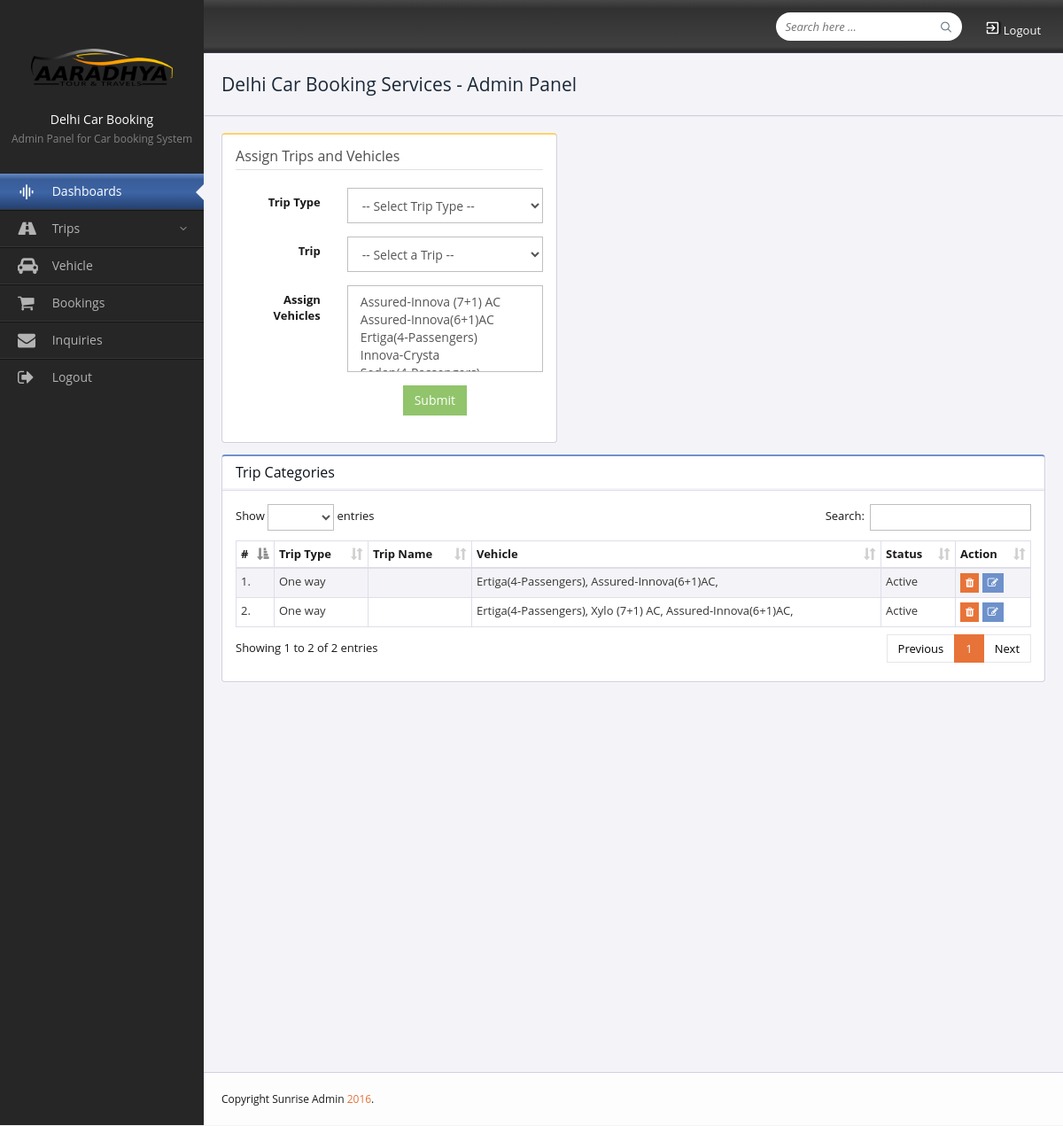
Screenshot of /delhicab-admin/catalog.php (signed in) with the database file from the repository.
### tables this page shows
CREATE TABLE `catalog` (
  `catalog_id` int(20) NOT NULL,
  `triptype_id` int(20) NOT NULL,
  `trip_id` int(20) NOT NULL,
  `vehicle_id` varchar(255) NOT NULL,
  `status` varchar(20) NOT NULL
);

CREATE TABLE `triptypes` (
  `triptype_id` int(10) NOT NULL,
  `triptype_name` varchar(50) NOT NULL
);

CREATE TABLE `vehicles` (
  `vehicle_id` int(20) NOT NULL,
  `vehicle_name` varchar(255) NOT NULL,
  `price_km` varchar(255) NOT NULL,
  `driver_charges` varchar(255) NOT NULL,
  `number_sittings` varchar(255) NOT NULL,
  `number_baggages` varchar(255) NOT NULL,
  `ac_type` varchar(255) NOT NULL,
  `other_info` varchar(255) NOT NULL,
  `vehicle_images` text NOT NULL,
  `status` varchar(255) NOT NULL
);

### delhicab-admin/catalog.php (the view, shortened to what this page needs)
<?php
 include('connection.php');
?>
<!DOCTYPE html>
<html lang="en">
<head>
    <link href="css/bootstrap.min.css" rel="stylesheet" media="screen">
    <link href="css/animate.css" rel="stylesheet" media="screen">
    <link href="css/main.css" rel="stylesheet" media="screen">
    <link rel="stylesheet" href="css/datepicker/daterangepicker-bs3.css">
    <link href="fonts/icomoon/icomoon.css" rel="stylesheet">
	<link rel="stylesheet" href="css/datatables/dataTables.bs.min.css">
    <link rel="stylesheet" href="css/datatables/autoFill.bs.min.css">
    <link rel="stylesheet" href="css/datatables/fixedHeader.bs.css">
   <link href="https://stackpath.bootstrapcdn.com/font-awesome/4.7.0/css/font-awesome.min.css" rel="stylesheet" media="screen">
</head>
<body class="blue">
    <?php include('navbar.php');?>
    <div class="dashboard-wrapper dashboard-wrapper-lg">
        <?php include('topbar.php');?>
        <div class="main-container">
            <div class="container-fluid">
                <div class="row gutter">
                    <div class="col-lg-5 col-md-5 col-sm-12 col-xs-12">
                        <div class="panel panel-yellow">
                            <div class="panel-body">
                                <form method="post" action="insertcatalog.php" class="form-horizontal">
                                    <fieldset>
                                        <legend>Assign Trips and Vehicles</legend>
										<div class="form-group has-feedback">
                                            <label class="col-lg-4 control-label">Trip Type</label>
                                            <div class="col-lg-8">
                                                 <select class="form-control" name="triptype" required="">
                                                    <option>-- Select Trip Type --</option>
                                                </select>
                                            </div>
                                        </div>
										<div class="form-group has-feedback">
                                            <label class="col-lg-4 control-label">Trip</label>
                                            <div class="col-lg-8">
                                                <select class="form-control" name="tripname" required="">
                                                    <option>-- Select a Trip --</option>
                                                </select>
                                            </div>
                                        </div>
										<div class="form-group has-feedback">
                                            <label class="col-lg-4 control-label">Assign Vehicles</label>
                                            <div class="col-lg-8">
                                                <select class="form-control" name="vehicles[]" required="" multiple>
													<?php $all_catsz= "SELECT * from vehicles order by vehicle_name";
											$run_queryz=mysqli_query($admin_con, $all_catsz);
											 while($resultz=mysqli_fetch_array($run_queryz)){
											?>
                                                    <option value="<?php echo $resultz['vehicle_id']?>"><?php echo $resultz['vehicle_name']?></option>
                                                     <?php } ?>
                                                </select>
                                            </div>
                                        </div>
                                        <div class="form-group">
                                        <div class="col-lg-6 col-lg-offset-6">
                                            <button type="submit" class="btn btn-success">Submit</button>
                                        </div>
                                    </div>
                                    </fieldset>
                                </form>
                            </div>
                        </div>
                    </div>
                </div>
				<div class="row gutter">
                    <div class="col-lg-12 col-md-12 col-sm-12 col-xs-12">
                        <div class="panel panel-blue">
                            <div class="panel-heading">
                                <h4>Trip Categories</h4></div>
                            <div class="panel-body">
                                <div class="table-responsive">
                                    <table id="basicExample" class="table table-striped table-condensed table-bordered no-margin">
                                        <thead>
                                            <tr>
                                                <th>#</th>
                                                <th>Trip Type</th>
                                                <th>Trip Name</th>
                                                <th>Vehicle</th>
                                                <th>Status</th>
                                                <th>Action</th>
                                            </tr>
                                        </thead>
                                        <tbody>
											<?php $all_cats2= "SELECT * from catalog";
											$run_query2=mysqli_query($admin_con, $all_cats2);
											$j=1;
											 while($result2=mysqli_fetch_array($run_query2)){
											?>
                                            <tr>
                                                <td><?php echo $j; ?>.</td>
                                                <td><?php
												$triptype_id=$result2['triptype_id'];
												$all_types= "SELECT * from triptypes where triptype_id='$triptype_id'";
											$run_types=mysqli_query($admin_con, $all_types);
											 $result_types=mysqli_fetch_array($run_types);
												echo $result_types['triptype_name']?></td>
                                                <td><?php
												$trip_id=$result2['trip_id'];
												$all_trips= "SELECT * from trips where trip_id='$trip_id'";
											$run_trips=mysqli_query($admin_con, $all_trips);
											 $result_trips=mysqli_fetch_array($run_trips);
												echo $result_trips['trip_name']?></td>
												<td><?php
												$vehicles=explode(', ', $result2['vehicle_id']);
												$count=count($vehicles);
												for($i=0; $i<$count;$i++){
													$vehicle_id=$vehicles[$i];
												$all_vehicle= "SELECT * from vehicles where vehicle_id='$vehicle_id'";
											$run_vehicle=mysqli_query($admin_con, $all_vehicle);
											 $result_vehicle=mysqli_fetch_array($run_vehicle);
												echo $result_vehicle['vehicle_name'].", ";
												}?></td>
                                                <td><?php echo $result2['status'];?></td>
                                                <td><a href="delete-catalog.php?delete=<?php echo $result2['catalog_id']?>" class="btn btn-danger btn-xs"><i class="fa fa-trash"></i> </a>
                                        <a type="button" class="btn btn-info btn-xs"><i class="fa fa-edit"></i> </a></td>
                                            </tr>
                                            <?php $j++;} ?>
                                        </tbody>
                                    </table>
                                </div>
                            </div>
                        </div>
                    </div>
                </div>
            </div>
        </div>
        <footer>Copyright Sunrise Admin <span>2016</span>.</footer>
    </div>
</body>
</html>

### rows the page displays
catalog: triptype.triptype_name "One way", status "Active"
vehicles: $resultz['vehicle_id'] 4 (drawn), vehicle_name "Ertiga(4-Passengers)"
vehicles: $resultz['vehicle_id'] 5 (drawn), vehicle_name "Assured-Innova(6+1)AC"
catalog: triptype.triptype_name "One way", status "Active"
vehicles: vehicle_name "Xylo (7+1) AC"
